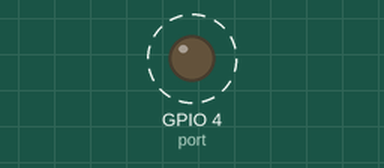
Recording of a program running on a simulated Raspberry Pi (BCM pin numbers). On the bench: output pins drawn as LEDs (lit = HIGH). Dashed ring = blinking.

Above: at 0.05 s.
Timing chart, 0 to 3.0 s (numbered marks = the images above):
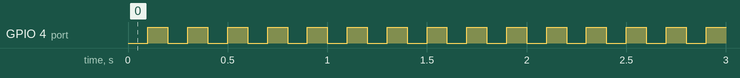

The program:

1-led.py
```python
#!/usr/bin/env python
# -*- coding: utf-8 -*-
import wiringpi2
import time

# GPIOの指定をGPIO番号に設定する。
wiringpi2.wiringPiSetupGpio()

# 使用するGPIOポート
port = 4

# 指定のGPIOの出力方向を決める。
# GPIO.INPUT, GPIO.OUTPUT, GPIO.PWM_OUTPUT, GPIO_CLOCK
wiringpi2.pinMode(port, wiringpi2.GPIO.OUTPUT)

val = 0
while True:
    try:
        wiringpi2.digitalWrite(port, val)
        val = 1 - val
        time.sleep(0.1)
    except KeyboardInterrupt:
        break
    except:
        raise

wiringpi2.digitalWrite(port, 0)
wiringpi2.pinMode(port, wiringpi2.GPIO.INPUT)

# vim: tabstop=4 expandtab shiftwidth=4 softtabstop=4
```

Measured:
- by itself, GPIO 4 (port): alternates HIGH for 0.10 s and LOW for 0.10 s
